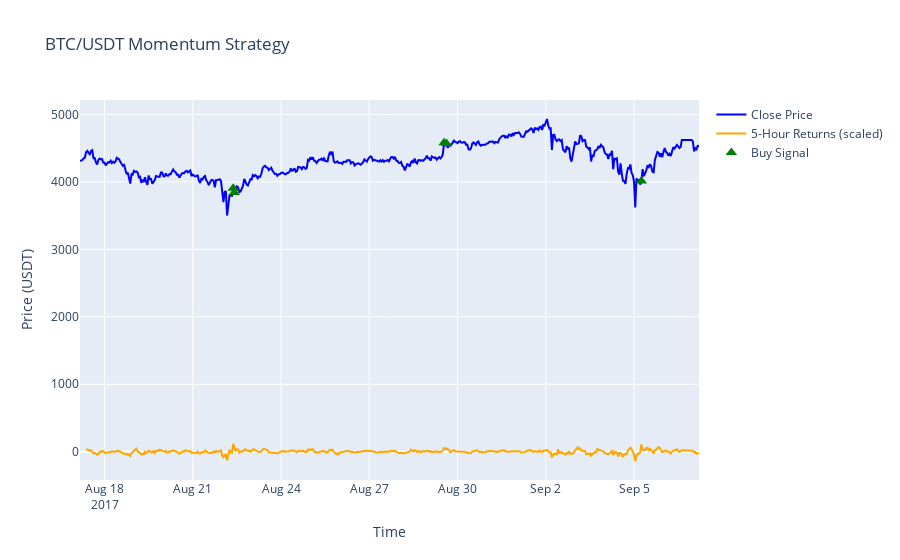

Notebook source saved alongside this figure:
### Code cell
# Momentum Strategy Logic
class MomentumStrategy:
    """Momentum strategy: Buy on high returns and volume, sell after hold period or stop-loss."""
    def __init__(self, return_period=5, volume_period=20, min_return=0.05, hold_period=24):
        self.return_period = return_period
        self.volume_period = volume_period
        self.min_return = min_return
        self.hold_period = hold_period
    
    def generate_signals(self, df):
        """Generate buy signals based on returns and volume."""
        df["returns"] = df["close"].pct_change(periods=self.return_period)
        df["avg_volume"] = df["volume"].rolling(window=self.volume_period).mean()
        df["signal"] = 0
        df.loc[(df["returns"] > self.min_return) & (df["volume"] > df["avg_volume"]), "signal"] = 1
        return df

# Apply strategy
logger.info("Generating signals...")
strategy = MomentumStrategy()
df = pd.read_csv("../data/btc_usdt_data.csv")
df["timestamp"] = pd.to_datetime(df["timestamp"])
df = strategy.generate_signals(df)

# Visualize with Plotly
fig = go.Figure()
fig.add_trace(go.Scatter(x=df["timestamp"], y=df["close"], name="Close Price", line=dict(color="blue")))
fig.add_trace(go.Scatter(x=df["timestamp"], y=df["returns"] * 1000, name="5-Hour Returns (scaled)", line=dict(color="orange")))
buy_signals = df[df["signal"] == 1]
fig.add_trace(go.Scatter(x=buy_signals["timestamp"], y=buy_signals["close"], mode="markers", name="Buy Signal", marker=dict(symbol="triangle-up", size=10, color="green")))
fig.update_layout(title="BTC/USDT Momentum Strategy", xaxis_title="Time", yaxis_title="Price (USDT)", showlegend=True)

# Save plot with error handling
try:
    # fig.write_image("../outputs/plots/momentum_signals.png")  # Commented out until kaleido is fixed
    logger.info("Plot saved to outputs/plots/momentum_signals.png")
except Exception as e:
    logger.error(f"Failed to save plot: {e}")
    print("Plot not saved; displaying only.")

fig.show()
print("Last 5 rows:")
print(df[["timestamp", "close", "returns", "avg_volume", "signal"]].tail())

### Figure 1 — Plotly figure (JSON) as saved in the notebook; plotly's stock layout.template omitted (floating-point values rounded to 4 significant figures; data arrays with more than 128 entries replaced by an {"elided": "..."} marker saying what was removed)
{"data": [{"line": {"color": "blue"}, "name": "Close Price", "type": "scatter", "x": {"elided": "499 str values"}, "y": {"elided": "499 float values"}}, {"line": {"color": "orange"}, "name": "5-Hour Returns (scaled)", "type": "scatter", "x": {"elided": "499 str values"}, "y": {"elided": "499 float values"}}, {"marker": {"color": "green", "size": 10, "symbol": "triangle-up"}, "mode": "markers", "name": "Buy Signal", "type": "scatter", "x": ["2017-08-22T09:00:00", "2017-08-22T10:00:00", "2017-08-29T13:00:00", "2017-08-29T15:00:00", "2017-09-05T06:00:00"], "y": [3905.0, 3844.0, 4580.0, 4570.0, 4013.0]}], "layout": {"showlegend": true, "title": {"text": "BTC/USDT Momentum Strategy"}, "xaxis": {"title": {"text": "Time"}}, "yaxis": {"title": {"text": "Price (USDT)"}}}}
